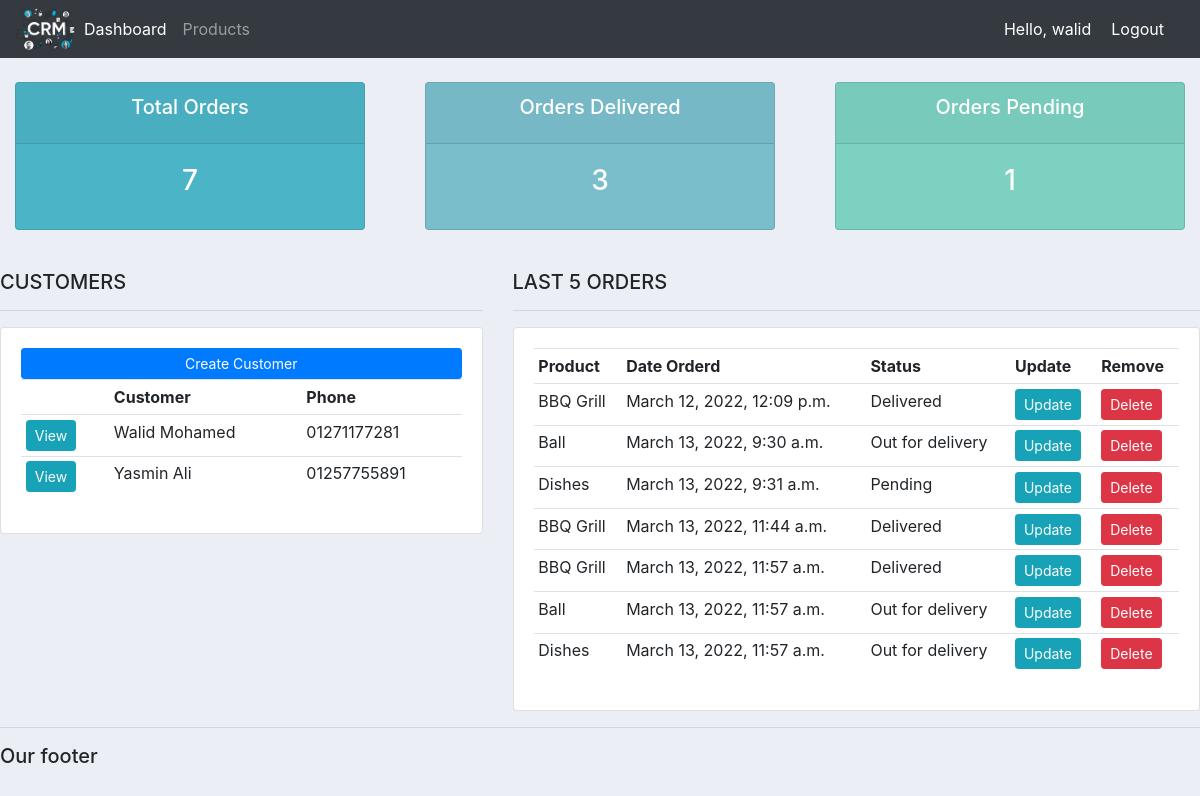
The app's page / (signed in) with its own data.
### accounts/models.py (models this page shows, shortened)
class Customer(models.Model):
    user = models.OneToOneField(User, null=True, blank=True, on_delete=models.CASCADE)
    name = models.CharField(max_length=200, null=True)
    phone = models.CharField(max_length=200, null=True)
    email = models.CharField(max_length=200, null=True)
    profile_pic = models.ImageField(default="default.png", null=True, blank=True)
    date_created = models.DateTimeField(auto_now_add=True, null=True)

class Order(models.Model):
    STATUS = (
        ('Pending','Pending'),
        ('Out for delivery','Out for delivery'),
        ('Delivered','Delivered'),
    )
    customer = models.ForeignKey(Customer, null=True, on_delete=models.SET_NULL) #One to many rel.
    product = models.ForeignKey(Product, null=True, on_delete=models.SET_NULL)
    date_created = models.DateTimeField(auto_now_add=True, null=True)
    status = models.CharField(max_length=200, null=True, choices=STATUS)
    note = models.CharField(max_length=1000, null=True)

class Product(models.Model):
    CATEGORY = (
        ('Indoor','Indoor'),
        ('Outdoor','Outdoor'),
    )
    name =  models.CharField(max_length=200, null=True)
    price =  models.FloatField(null=True)
    category =  models.CharField(max_length=200, null=True, choices=CATEGORY)
    description =  models.CharField(max_length=200, null=True, blank=True) #blank means can make it blank.
    date_created = models.DateTimeField(auto_now_add=True, null=True)
    tags = models.ManyToManyField(Tag) #Many to many rel.
    def __str__(self):
        return self.name

### accounts/decorators.py (the view)
    def wrapper_func(request, *args, **kwargs):
        group = None
        if request.user.groups.exists():
            group = request.user.groups.all()[0].name
        if group == 'customer':
            return redirect('user-page')
        if group == 'admin':
            return view_func(request, *args, **kwargs)

### accounts/views.py (called while the page is built)
@login_required(login_url='login')
@admin_only
def home(request):
    customers = Customer.objects.all()
    orders = Order.objects.all()
    totalOrders = orders.count()
    delivered = orders.filter(status='Delivered').count()
    pending = orders.filter(status='Pending').count()
    context = {'orders':orders, 'customers':customers, 'totalOrders':totalOrders,
    'delivered':delivered, 'pending':pending}
    return render(request, 'accounts/dashboard.html',context)

### accounts/templates/accounts/dashboard.html
{% extends 'accounts/main.html' %}
{% block content %}
{% include 'accounts/status.html' %}
<br>
<div class="row">
	<div class="col-md-5">
		<h5>CUSTOMERS</h5>
		<hr>
		<div class="card card-body">
			<a class="btn btn-primary  btn-sm btn-block" href="">Create Customer</a>
			<table class="table table-sm">
				<tr>
					<th></th>
					<th>Customer</th>
					<th>Phone</th>
				</tr>
				{% for customer in customers %}
					<tr>
						<td><a class="btn btn-sm btn-info" href="{% url 'customer' customer.id %}">View</a></td>
						<td>{{customer.name}}</td>
						<td>{{customer.phone}}</td>
					</tr>
				{% endfor %}
			</table>
		</div>
	</div>
	<div class="col-md-7">
		<h5>LAST 5 ORDERS</h5>
		<hr>
		<div class="card card-body">
			<table class="table table-sm">
				<tr>
					<th>Product</th>
					<th>Date Orderd</th>
					<th>Status</th>
					<th>Update</th>
					<th>Remove</th>
				</tr>
				{% for order in orders %}
					<tr>
						<td>{{order.product}}</td>
						<td>{{order.date_created}}</td>
						<td>{{order.status}}</td>
						<td><a class="btn btn-sm btn-info" href="{% url 'update_order' order.id %}">Update</a></td>
						<td><a class="btn btn-sm btn-danger" href="{% url 'delete_order' order.id %}">Delete</a></td>
					</tr>
				{% endfor %}
			</table>
		</div>
	</div>
</div>
{% endblock %}

### accounts/templates/accounts/navbar.html (shortened to what this page needs)
{% load static %}
<nav class="navbar navbar-expand-lg navbar-dark bg-dark">
    <img src="{% static 'images/logo.png' %}" width="60">
    <div class="collapse navbar-collapse" id="navbarNav">
      <ul class="navbar-nav">
        {% if request.user.is_staff %}
        <li class="nav-item active">
          <a class="nav-link" href="{% url 'home' %}">Dashboard</a>
        </li>
        <li class="nav-item">
          <a class="nav-link" href="{% url 'products' %}">Products</a>
        </li>
        {% else %}
        <li class="nav-item">
          <a class="nav-link" href="{% url 'account' %}">Settings</a>
        </li>
        {% endif %}
      </ul>
    </div>
    <span class="hello-msg">Hello, {{request.user}} </span>
    <span><a class="hello-msg" href="{% url 'logout' %}">Logout</a></span>
  </nav>

### static/css/main.css (style rules this page uses)
body { background-color: #ebeff5; }

### accounts/templates/accounts/navbar.html (style rules this page uses)
.hello-msg { font-size: 18x; color: #fff; margin-right: 20px; }

### records on screen
Customer: name "Walid Mohamed", phone "01271177281"
Customer: name "Yasmin Ali", phone "01257755891"
Order: product "BBQ Grill", date_created "March 12, 2022, 12:09 p.m.", status "Delivered"
Order: product "Ball", date_created "March 13, 2022, 9:30 a.m.", status "Out for delivery"
Order: product "Dishes", date_created "March 13, 2022, 9:31 a.m.", status "Pending"
Order: product "BBQ Grill", date_created "March 13, 2022, 11:44 a.m.", status "Delivered"
Order: product "BBQ Grill", date_created "March 13, 2022, 11:57 a.m.", status "Delivered"
Order: product "Ball", date_created "March 13, 2022, 11:57 a.m.", status "Out for delivery"
Order: product "Dishes", date_created "March 13, 2022, 11:57 a.m.", status "Out for delivery"

### other values on screen
{{ request.user }} "walid"
{{ totalOrders }} "7"
{{ delivered }} "3"
{{ pending }} "1"
